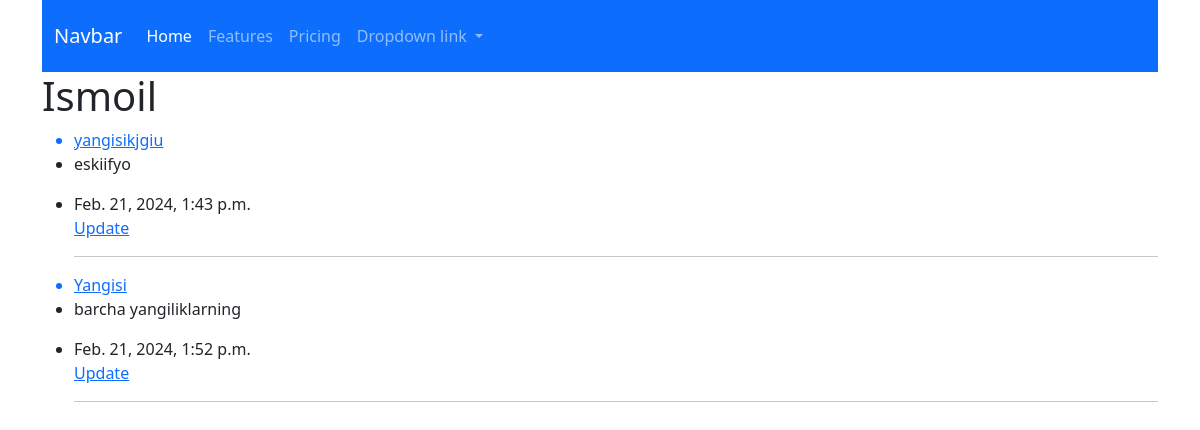
The page /pages/ on the database its author committed.
### pages/models.py (models this page shows, shortened)
class Blog(models.Model):
    title = models.CharField(max_length=200)
    description = RichTextField()
    created_date = models.DateTimeField(auto_now_add=True)
    updated_date = models.DateTimeField(auto_now=True)

### pages/views.py (the view)
# urls.py: path('',blog_list,name='blog_list'),
def blog_list(request):
    blogs = Blog.objects.all()
    context = {
        'blogs': blogs,
    }
    return render(request, 'blog/blog_list.html',context )

### templates/blog/blog_list.html
{% extends 'base.html' %}
{% block content %}
    <h1>Ismoil</h1>
    <ul>
        {% for blog in blogs %}
            <a href="{% url 'blog_detail' blog.id %}"> <li>{{ blog.title }}</li></a>
            <li>{{ blog.description | safe}}</li>
            <li>{{ blog.created_date }}</li>
        <a href="{% url 'blog_update' blog.id %}">Update</a>
                            <hr>
                     {% endfor %}
        {% endblock%}

### templates/base.html (shortened to what this page needs)
<!doctype html>
<html lang="en">
<head>
    <link href="https://cdn.jsdelivr.net/npm/bootstrap@5.3.2/dist/css/bootstrap.min.css" rel="stylesheet"
>
</head>
<body>
<div class="container">
    <nav class="navbar navbar-dark bg-primary">
        <nav class="navbar navbar-expand-lg navbar-dark bg-primary">
            <div class="container-fluid">
                <a class="navbar-brand" href="#">Navbar</a>
                <div class="collapse navbar-collapse" id="navbarNavDropdown">
                    <ul class="navbar-nav">
                        <li class="nav-item">
                            <a class="nav-link active" aria-current="page" href="#">Home</a>
                        </li>
                        <li class="nav-item">
                            <a class="nav-link" href="#">Features</a>
                        </li>
                        <li class="nav-item">
                            <a class="nav-link" href="#">Pricing</a>
                        </li>
                        <li class="nav-item dropdown">
                            <a class="nav-link dropdown-toggle" href="#" id="navbarDropdownMenuLink" role="button" data-bs-toggle="dropdown" aria-expanded="false">
                                Dropdown link
                            </a>
                        </li>
                    </ul>
                </div>
            </div>
        </nav>
    </nav>
    {% block content %}
    {% endblock %}
</div>
</body>
</html>

### rows shown on the page
Blog: title "yangisikjgiu", description "eskiifyo", created_date "Feb. 21, 2024, 1:43 p.m."
Blog: title "Yangisi", description "barcha yangiliklarning", created_date "Feb. 21, 2024, 1:52 p.m."
